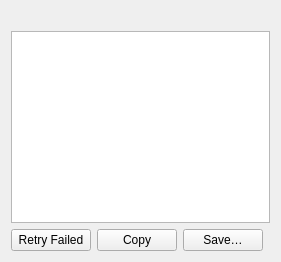
<?xml version="1.0" encoding="UTF-8"?>
<ui version="4.0">
 <class>ImportWizardResultPage</class>
 <widget class="QWidget" name="ImportWizardResultPage">
  <layout class="QVBoxLayout" name="main_layout">
   <item>
    <widget class="QLabel" name="summary_label">
     <property name="text">
      <string/>
     </property>
    </widget>
   </item>
   <item>
    <widget class="QTableView" name="result_table_view">
     <property name="selectionMode">
      <enum>QAbstractItemView::SelectionMode::NoSelection</enum>
     </property>
     <property name="sortingEnabled">
      <bool>true</bool>
     </property>
    </widget>
   </item>
   <item>
    <layout class="QHBoxLayout" name="actions_layout">
     <item>
      <widget class="QPushButton" name="retry_failed_button">
       <property name="text">
        <string>Retry Failed</string>
       </property>
      </widget>
     </item>
     <item>
      <widget class="QPushButton" name="copy_button">
       <property name="text">
        <string>Copy</string>
       </property>
      </widget>
     </item>
     <item>
      <widget class="QPushButton" name="save_button">
       <property name="text">
        <string>Save…</string>
       </property>
      </widget>
     </item>
     <item>
      <spacer name="actions_spacer">
       <property name="orientation">
        <enum>Qt::Orientation::Horizontal</enum>
       </property>
      </spacer>
     </item>
    </layout>
   </item>
  </layout>
 </widget>
 <resources/>
 <connections/>
</ui>
